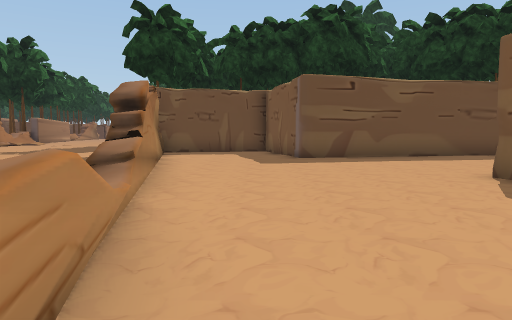
[1] (above)

18 first-person views from a walk through a scene from a Unity 3-D project. The camera is 1.4 m above the floor, tilts 4° down and sees 70° across. The floor is counted in squares, 2 m on a side. Each view is taken from the middle of a square. On the plan, view 1 faces up. The plan holds only what a view shows up to about 11 squares ahead; the rest is blank. The place goes on beyond the plan. The player character is not drawn. Some animated figures are not drawn. Some surface patterns are stand-ins.

[2]
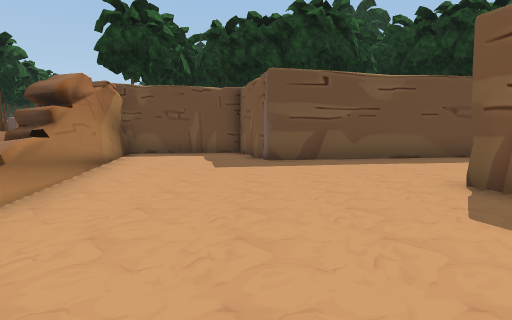

[3]
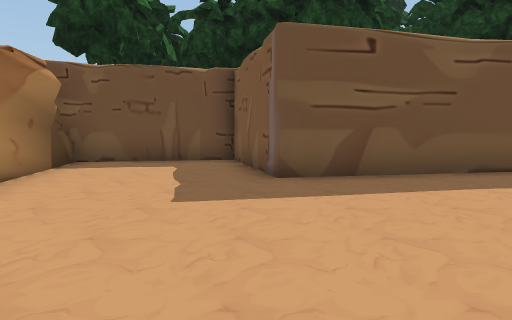

[4]
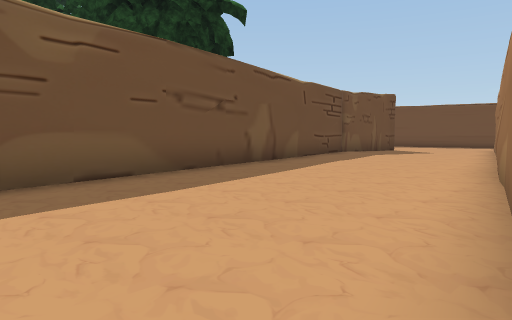

[5]
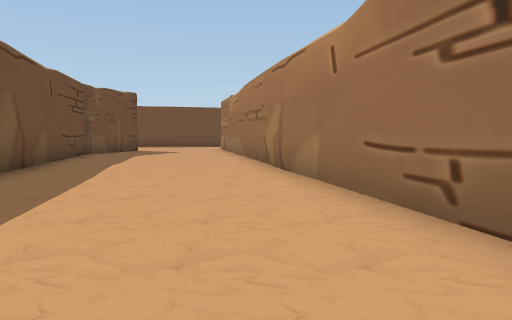

[6]
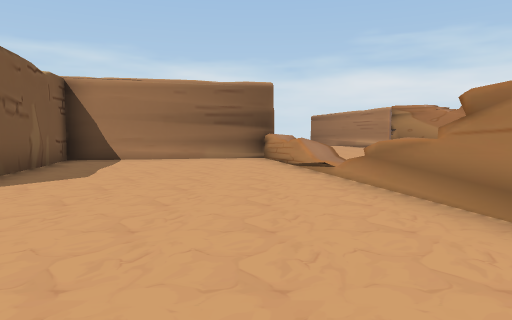

[7]
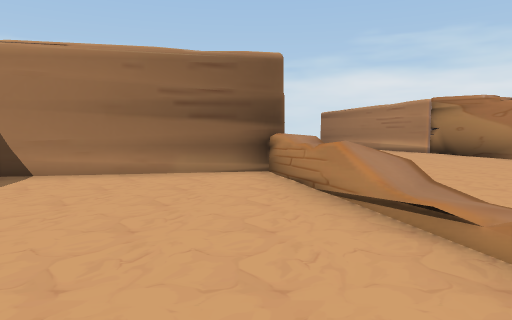

[8]
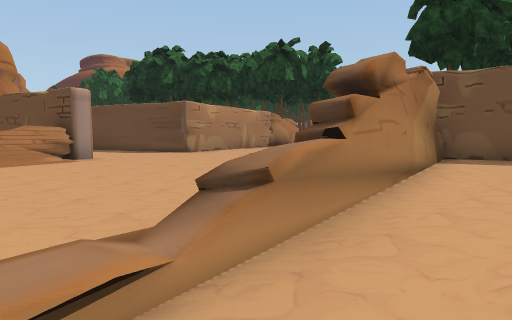

[9]
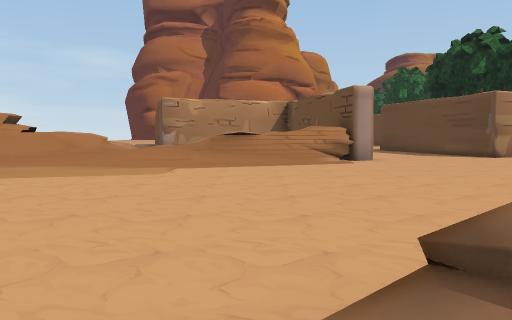

[10]
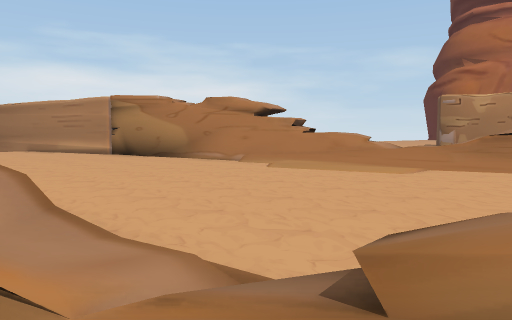

[11]
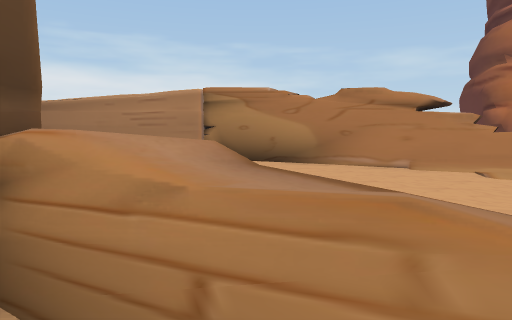

[12]
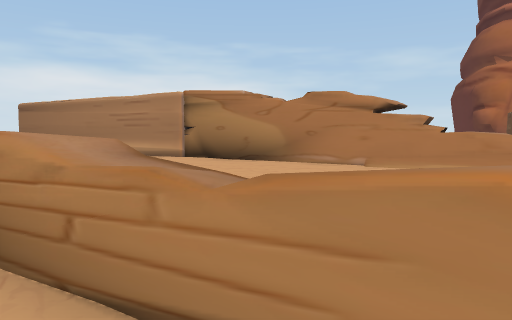

[13]
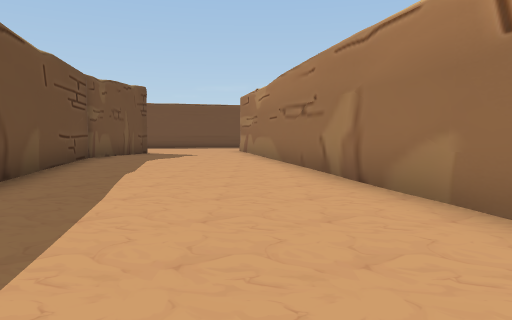

[14]
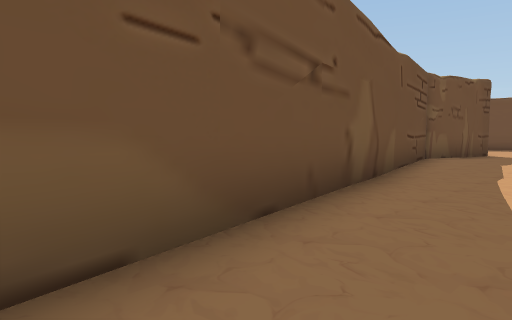

[15]
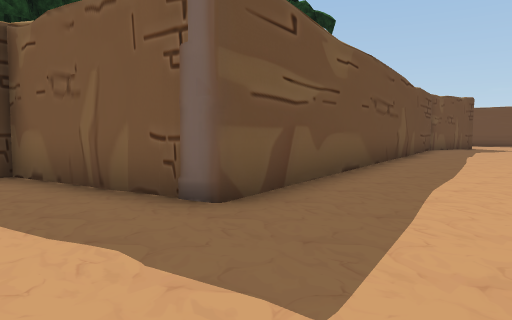

[16]
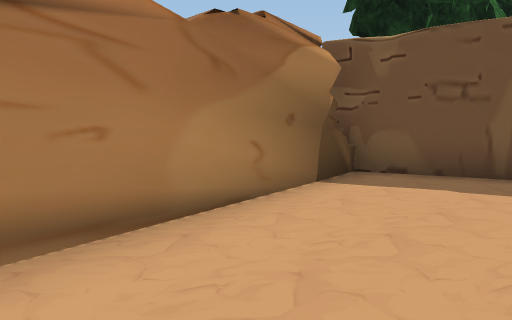

[17]
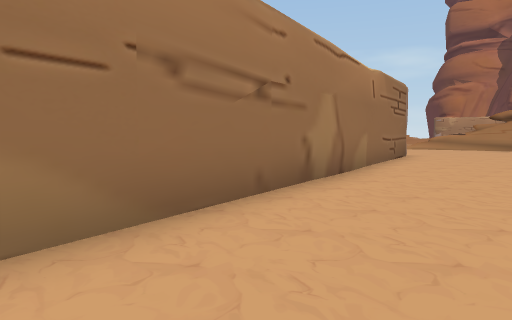

[18]
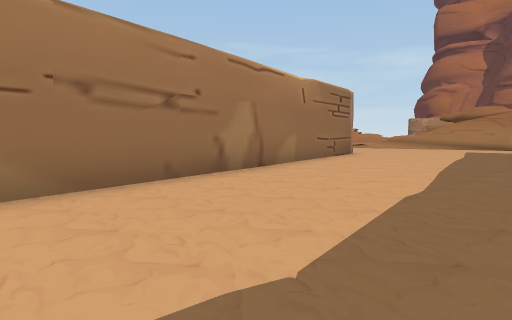

### Floor plan
Key: @ floor where view 1 was taken; # wall or solid block; . main floor; : floor 0.25 m higher than the main floor; / step, stairs or slope; = window, fence, low wall or low ledge; ^ raised ledge.
Columns run from 12 left of view 1 to 16 right of it. Each row starts with its distance up from view 1.
 15          #####
 14         ^....#          #####
 13         #....#      #####....
 12         ##...########........
 11 #.       #....##.............
 10 .....    #...................
  9 ......   #...................
  8 .......  ##.............#####
  7  #...... ##.........#####
  6 ##=.......#.....#####
  5  #=.......=.....#
  4   =/......:.....##
  3   #/.......#.....#
  2   =/.......=.....#
  1   ==.......=.....#
  0    =//.....=@...##
 -1    ##......######
 -2     #.....
 -3     #.....
 -4     #.....
 -5     ##....
 -6      #....
 -7      #....
 -8      #

Where each view was taken, in squares from view 1:
view 1: 0 up, 0 right, facing up
view 2: 1 up, 1 right, facing up
view 3: 5 up, 1 right, facing up
view 4: 6 up, 3 right, facing up-right
view 5: 8 up, 3 right, facing right
view 6: 10 up, 0 right, facing down
view 7: 6 up, 0 right, facing down
view 8: 3 up, 0 right, facing up-left
view 9: 4 up, 1 left, facing left
view 10: 5 up, 1 left, facing down-left
view 11: 1 up, 0 right, facing down-left
view 12: 2 up, 0 right, facing down-left
view 13: 9 up, 5 right, facing right
view 14: 10 up, 5 right, facing up-right
view 15: 8 up, 1 left, facing up-right
view 16: 8 up, 0 right, facing up-left
view 17: 11 up, 16 right, facing down-left
view 18: 13 up, 16 right, facing down-left
